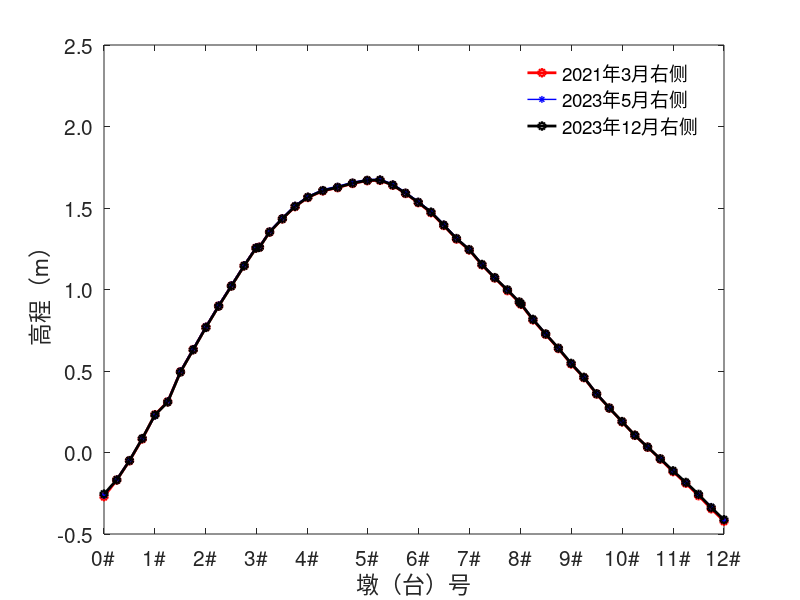

Here is the MATLAB script that generated this plot:
clear
clc

x_3=[0.0 
7.5 
15.0 
22.5 
30.0 
37.5 
45.0 
52.5 
60.0 
67.5 
75.0 
82.5 
89.5 
91.5 
97.5 
105.0 
112.5 
120.0 
128.8 
137.5 
146.3 
155.0 
162.5 
170.0 
177.5 
185.0 
192.5 
200.0 
207.5 
215.0 
222.5 
230.0 
237.5 
244.5 
245.5 
252.5 
260.0 
267.5 
275.0 
282.5 
290.0 
297.5 
305.0 
312.5 
320.0 
327.5 
335.0 
342.5 
350.0 
357.5 
365.0   
]';

y_3_z_2020=[-0.27100 
-0.16870 
-0.05050 
0.08300 
0.23200 
0.31150 
0.49550 
0.63120 
0.76850 
0.89890 
1.02220 
1.14560 
1.25470 
1.25970 
1.35220 
1.43340 
1.50860 
1.56440 
1.60490 
1.62480 
1.65050 
1.66780 
1.66980 
1.63950 
1.58910 
1.53270 
1.47130 
1.39290 
1.30920 
1.24260 
1.15110 
1.07070 
0.99300 
0.92050 
0.90900 
0.81340 
0.72480 
0.63780 
0.54300 
0.45930 
0.35870 
0.27210 
0.18790 
0.10530 
0.03220 
-0.04060 
-0.11740 
-0.18860 
-0.26520 
-0.34540 
-0.42180 

]';

y_3_z_2021=[-0.2644
-0.16282
-0.04552
0.08894
0.22388
0.31652
0.5016
0.638
0.77551
0.90589
1.0287
1.15238
1.26052
1.26509
1.35879
1.44058
1.51689
1.57142
1.61279
1.63338
1.65786
1.67464
1.67668
1.64739
1.59608
1.54102
1.47894
1.40124
1.31731
1.24818
1.15724
1.07544
0.99755
0.92583
0.91417
0.82124
0.72935
0.64248
0.54815
0.46461
0.36366
0.2752
0.1906
0.10746
0.03516
-0.03784
-0.11344
-0.18401
-0.25914
-0.33053
-0.4164

]';


y_3_z_2022=[-0.25490 
-0.16836 
-0.04966 
0.08537 
0.23031 
0.30969 
0.49374 
0.63035 
0.76741 
0.89790 
1.02120 
1.14503 
1.25425 
1.25839 
1.35265 
1.43378 
1.50999 
1.56615 
1.60670 
1.62650 
1.65233 
1.66937 
1.67162 
1.64109 
1.59065 
1.53500 
1.47452 
1.39510 
1.31268 
1.24483 
1.15367 
1.07295 
0.99789 
0.92336 
0.91188 
0.81665 
0.72743 
0.64002 
0.54685 
0.46110 
0.36045 
0.27286 
0.18974 
0.10625 
0.03355 
-0.03845 
-0.11254 
-0.18346 
-0.25666 
-0.33852 
-0.41253 
]';





figure(1)
a=plot(x_3,y_3_z_2020,'o-','MarkerSize',5,'color',"r",'linewidth',2)
hold on 
b=plot(x_3,y_3_z_2021,'*-','MarkerSize',5,'color',"b",'linewidth',1)
hold on
c=plot(x_3,y_3_z_2022,'o-','MarkerSize',5,'color',"k",'linewidth',2)


axis([0 365 -0.5 2.5])
set(gca,'xtick',[0 30 60 90 120 155 185 215 245 275 305 335 365]);
set(gca,'xticklabel',{'0#','1#', '2#','3#' ,'4#' ,'5#', '6#', '7#', '8#', '9#', '10#', '11#', '12#'});
set(gca,'ytick',[-0.5 0 0.5 1 1.5 2 2.5 3]);
set(gca,'yticklabel',{'-0.5','0.0', '0.5','1.0' ,'1.5' ,'2.0', '2.5', '3.0'});
xlabel('墩（台）号');
ylabel('高程（m）');

hh=legend('2021年3月右侧','2023年5月右侧','2023年12月右侧');
set(hh,'box','off')
set(gca,'fontsize',15)
positionAndSize=[500,450,1800,450];
set(gcf,'position',positionAndSize);





